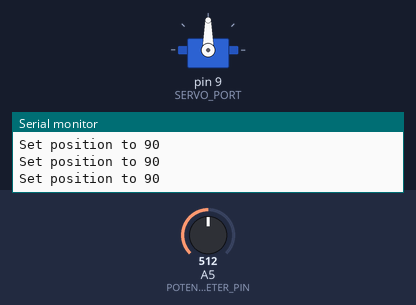
Recording of a sketch running on a simulated Arduino Uno, built with avr-gcc and run on an emulated ATmega328P. On the bench: servo, the last lines printed to the serial monitor. Inputs (shaded band) come from the test bench; at power-on: A5 (POTENTIOMETER_PIN) = 512.

Above: at 1.2 s.
1.3 s: A5 (POTENTIOMETER_PIN) set to 716
At 2.3 s:
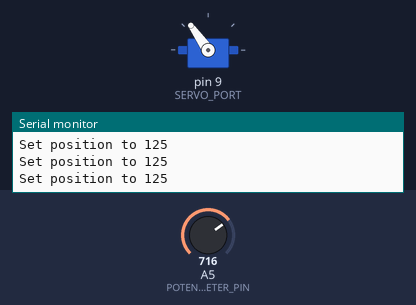
2.9 s: A5 (POTENTIOMETER_PIN) set to 900
At 3.7 s:
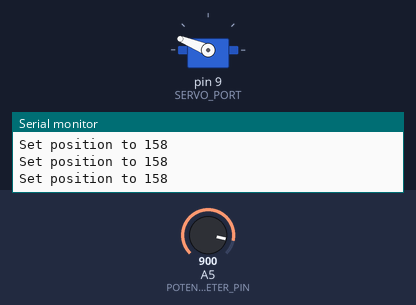
4.5 s: A5 (POTENTIOMETER_PIN) set to 1023
At 5.0 s:
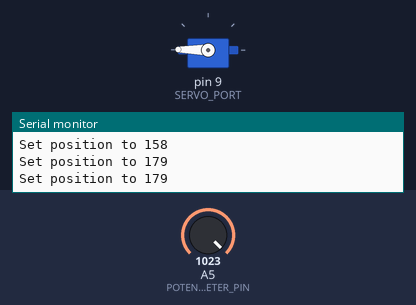
6.1 s: A5 (POTENTIOMETER_PIN) set to 306
At 7.4 s:
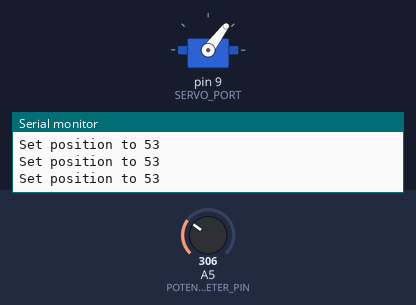
7.7 s: A5 (POTENTIOMETER_PIN) set to 170
At 9.0 s:
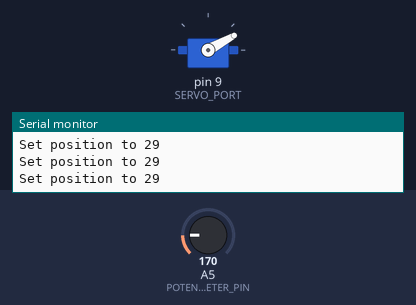
9.3 s: A5 (POTENTIOMETER_PIN) set to 0
At 10.3 s:
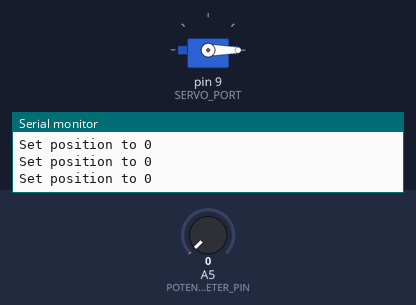
Timing chart, 0 to 11.9 s (numbered marks = the images above; inputs shaded):
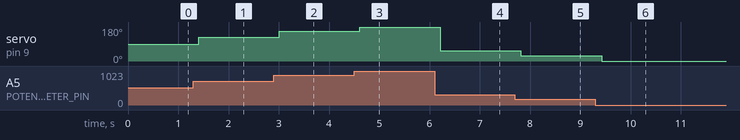

Measured:
- after the input at 1.3 s, servo on pin 9 (SERVO_PORT): 90° → 125° after 0.10 s
- after the input at 2.9 s, servo on pin 9 (SERVO_PORT): 125° → 158° after 0.11 s
- after the input at 4.5 s, servo on pin 9 (SERVO_PORT): 158° → 179° after 0.11 s
- after the input at 6.1 s, servo on pin 9 (SERVO_PORT): 179° → 53° after 0.12 s
- after the input at 7.7 s, servo on pin 9 (SERVO_PORT): 53° → 29° after 0.12 s
- after the input at 9.3 s, servo on pin 9 (SERVO_PORT): 29° → 0° after 0.12 s

The sketch:

pwm_servo_potentiometer.ino
```cpp
#include <Servo.h>

#define SERVO_PORT 9
#define POTENTIOMETER_PIN A5
#define SERVO_POS_MAX 180
#define SERVO_POS_MIN 0

Servo servo;
int _servoPos     = 0;

int resistanceToAngle(int resistanceRead)
{
  return resistanceRead * 180.0 / 1024.0;
}

void setup()
{
  servo.attach(SERVO_PORT);
  Serial.begin(9600);
  Serial.println("Setup complete");
}

void loop()
{
  int pos = resistanceToAngle(analogRead(POTENTIOMETER_PIN));
  if (pos >= SERVO_POS_MIN and pos <= SERVO_POS_MAX)
    {
    _servoPos = pos;
    servo.write(_servoPos);
    Serial.println("Set position to " + String(_servoPos));
    }
  else
    Serial.println("Invalid position: " + String(pos));
  delay(200);
}
```
